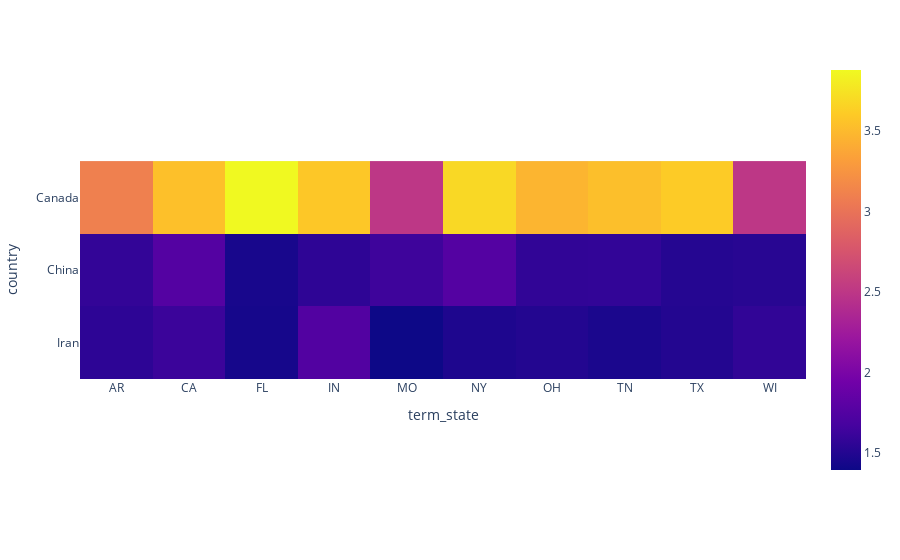

This figure's notebook cell:
### Code cell
top_ten = df[df["term_state"].isin(top_ten)]
top_ten.dropna(inplace = True)
i = pd.pivot_table(top_ten, index = "country", columns = "term_state", values = "SentimentScore", aggfunc = np.mean)
px.imshow(i)

### Figure 1 — Plotly figure (JSON) as saved in the notebook; plotly's stock layout.template omitted (floating-point values rounded to 4 significant figures)
{"data": [{"coloraxis": "coloraxis", "hovertemplate": "term_state: %{x}<br>country: %{y}<br>color: %{z}<extra></extra>", "name": "0", "type": "heatmap", "x": ["AR", "CA", "FL", "IN", "MO", "NY", "OH", "TN", "TX", "WI"], "xaxis": "x", "y": ["Canada", "China", "Iran"], "yaxis": "y", "z": [[3.1, 3.543, 3.881, 3.588, 2.5, 3.688, 3.47, 3.533, 3.61, 2.5], [1.578, 1.761, 1.449, 1.555, 1.63, 1.759, 1.567, 1.575, 1.509, 1.525], [1.551, 1.617, 1.436, 1.744, 1.395, 1.479, 1.5, 1.461, 1.5, 1.57]]}], "layout": {"coloraxis": {"colorscale": [[0, "#0d0887"], [0.1111, "#46039f"], [0.2222, "#7201a8"], [0.3333, "#9c179e"], [0.4444, "#bd3786"], [0.5556, "#d8576b"], [0.6667, "#ed7953"], [0.7778, "#fb9f3a"], [0.8889, "#fdca26"], [1, "#f0f921"]]}, "margin": {"t": 60}, "xaxis": {"anchor": "y", "constrain": "domain", "domain": [0, 1], "scaleanchor": "y", "title": {"text": "term_state"}}, "yaxis": {"anchor": "x", "autorange": "reversed", "constrain": "domain", "domain": [0, 1], "title": {"text": "country"}}}}
